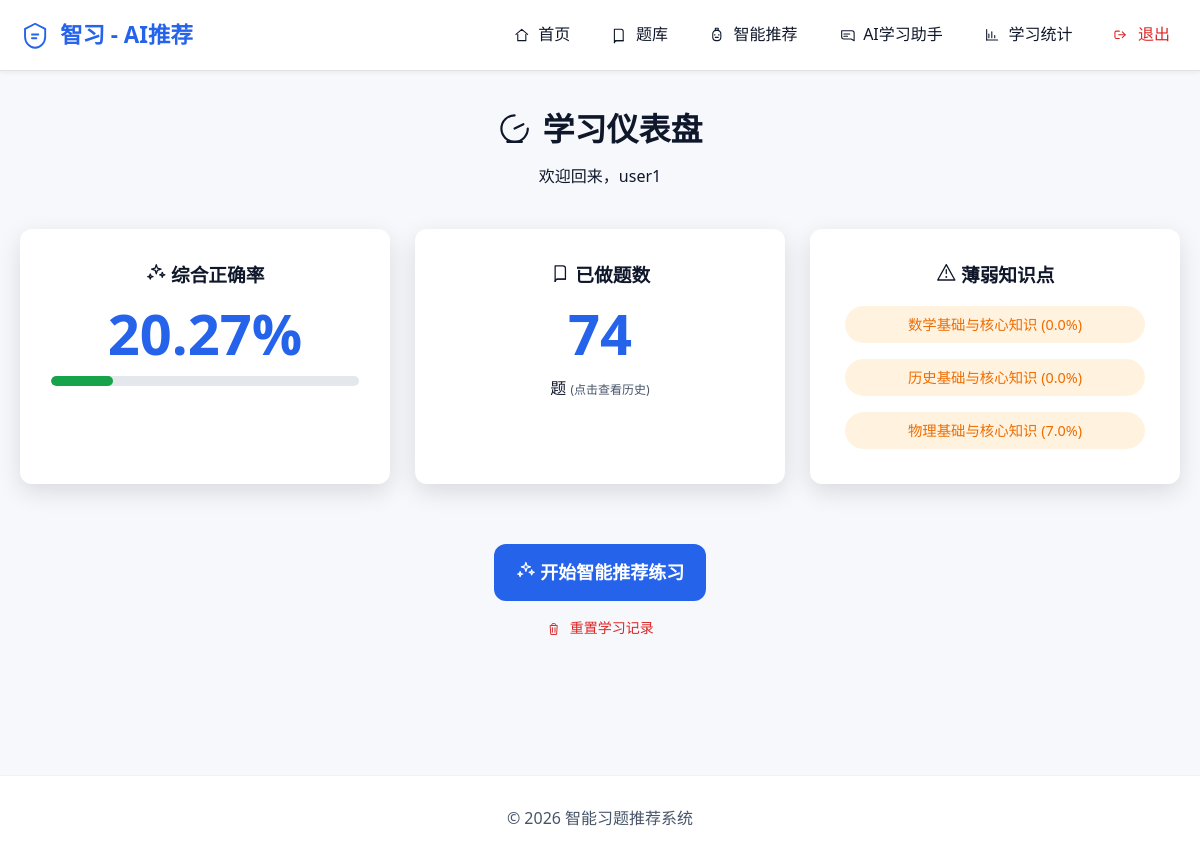
/ (signed in), run on the app's committed database.
### tables this page shows
CREATE TABLE users (
                        id INTEGER PRIMARY KEY AUTOINCREMENT,
                        username TEXT UNIQUE NOT NULL,
                        password TEXT NOT NULL,
                        role TEXT DEFAULT 'user' CHECK(role IN ('admin', 'user')),
                        created_at TEXT DEFAULT (datetime('now')),
                        updated_at TEXT DEFAULT (datetime('now')),
                        is_deleted INTEGER DEFAULT 0
                    );

CREATE TABLE user_records (
                        id INTEGER PRIMARY KEY AUTOINCREMENT,
                        user_id INTEGER NOT NULL REFERENCES users(id),
                        question_id INTEGER NOT NULL REFERENCES questions(id),
                        correct INTEGER NOT NULL,
                        time TEXT NOT NULL,
                        created_at TEXT DEFAULT (datetime('now'))
                    );

CREATE TABLE questions (
                        id INTEGER PRIMARY KEY AUTOINCREMENT,
                        question TEXT NOT NULL,
                        options TEXT NOT NULL,
                        answer TEXT NOT NULL,
                        knowledge TEXT,
                        difficulty TEXT,
                        subject TEXT,
                        grade TEXT,
                        is_deleted INTEGER DEFAULT 0,
                        created_at TEXT DEFAULT (datetime('now')),
                        updated_at TEXT DEFAULT (datetime('now')),
                        created_by INTEGER REFERENCES users(id)
                    );

### exam-recommend-system/app.py (the view)
@app.route('/')
def index():
    if 'username' not in session:
        return redirect(url_for('login'))
    username = session['username']
    user_data = get_db_user_data(username)
    if not user_data:
        session.clear()
        return redirect(url_for('login'))
    records = user_data['records']
    status = analyze_user_status(records)
    stats = user_data['stats']
    status['total_questions'] = stats['total_count']
    status['accuracy'] = stats['accuracy']
    return render_template('index.html', user=username, status=status)

### exam-recommend-system/app.py (called while the page is built)
@app.before_request
def before_request():
    if request.endpoint and request.endpoint.startswith('admin.'):
        return
    if request.endpoint and request.endpoint in ('login', 'register', 'static'):
        return
    if request.path.startswith('/api/'):
        return

def get_db_user_data(username):
    user = UserModel.find_by_username(username)
    if not user:
        return None
    records = UserRecordModel.get_user_records(user['id'], limit=10000)
    stats = UserRecordModel.get_user_stats(user['id'])
    return {
        'records': records,
        'stats': stats,
        'user': user
    }

### exam-recommend-system/db_config.py (called while the page is built)
    def _create_sqlite_connection(self):
        conn = sqlite3.connect(self.db_path, check_same_thread=False)
        conn.row_factory = sqlite3.Row
        conn.execute('PRAGMA foreign_keys = ON')
        conn.execute('PRAGMA journal_mode = WAL')
        conn.execute('PRAGMA busy_timeout = 5000')
        return conn

    def get_pool(self):
        if self._pool is None:
            self.init_pool()
        return self._pool

    @contextmanager
    def get_connection(self):
        pool = self.get_pool()
        conn = None
        try:
            if self.db_type == 'sqlite':
                conn = pool.get_connection()
            else:
                conn = pool.getconn()
            conn.autocommit = False
            yield conn
            conn.commit()
        except Exception as e:
            if conn:
                conn.rollback()
            raise
        finally:
            if conn:
                if self.db_type == 'sqlite':
                    conn.close()
                else:
                    pool.putconn(conn)

    def get_connection(self):
        with self._lock:
            if self._pool:
                return self._pool.pop()
            if len(self._pool) < self.max_conn:
                return self.factory()
            raise Exception("连接池已满")

### exam-recommend-system/models.py (called while the page is built)
def normalize_time_str(val):
    if val is None:
        return None
    if not isinstance(val, str):
        return val
    s = val.replace('T', ' ')
    if len(s) >= 19:
        return s[:19]
    return s

def normalize_dt_fields(d, fields):
    for f in fields:
        if f in d and d[f] is not None:
            d[f] = normalize_time_str(d[f])
    return d

def json_loads_default(val):
    if val is None:
        return []
    if isinstance(val, str):
        try:
            return json.loads(val)
        except:
            return []
    return val

### exam-recommend-system/templates/index.html
{% extends "base.html" %}
{% from "_icons.html" import icon %}
{% block content %}
<div class="dashboard-header">
    <h1>{{ icon('dashboard') }} 学习仪表盘</h1>
    <p>欢迎回来，{{ user }}</p>
</div>
<div class="card-grid">
    <div class="card stat-card">
        <h3>{{ icon('sparkles') }} 综合正确率</h3>
        <div class="stat-value">{{ status.accuracy }}%</div>
        <div class="progress-bar-container">
            <div class="progress-bar" style="width: {{ status.accuracy }}%"></div>
        </div>
    </div>
    <a class="card stat-card is-clickable" href="/history">
        <h3>{{ icon('book') }} 已做题数</h3>
        <div class="stat-value">{{ status.total_questions }}</div>
        <p>题 <span class="hint">(点击查看历史)</span></p>
    </a>
    <div class="card stat-card">
        <h3>{{ icon('warning') }} 薄弱知识点</h3>
        <div class="stack-sm">
            {% if status.weak_points %}
                {% for point in status.weak_points[:3] %}
                <span class="tag tag-warning">{{ point.knowledge }} ({{ (point.accuracy * 100)|round(0) }}%)</span>
                {% endfor %}
            {% else %}
                <p class="muted">暂无明显薄弱点</p>
            {% endif %}
        </div>
    </div>
</div>
<div class="center-actions">
    <a href="/recommend" class="btn-primary btn-lg">
        {{ icon('sparkles') }} 开始智能推荐练习
    </a>
</div>
<div class="center-actions-sm">
    <a href="/reset" onclick="return confirm('确定要清空所有学习记录吗？此操作不可撤销。')" class="link-danger">
        {{ icon('trash') }} 重置学习记录
    </a>
</div>
{% endblock %}

### exam-recommend-system/static/css/style.css (style rules this page uses)
:root { --color-brand: #2563EB; --color-brand-hover: #1D4ED8; --color-brand-soft: rgba(37, 99, 235, 0.10); --color-accent: #10B981; --color-bg: #F6F8FB; --color-surface: #FFFFFF; --color-surface-2: #F1F5F9; --color-text: #0F172A; --color-text-muted: #475569; --color-border: rgba(15, 23, 42, 0.12); --color-success: #16A34A; --color-warning: #D97706; --color-danger: #DC2626; --color-focus: rgba(37, 99, 235, 0.32); --font-sans: ui-sans-serif, system-ui, "Segoe UI", "Microsoft YaHei", Arial, sans-serif; --font-size-12: 12px; --font-size-14: 14px; --font-size-16: 16px; --font-size-18: 18px; --font-size-20: 20px; --font-size-24: 24px; --font-size-32: 32px; --line-compact: 1.35; --line-base: 1.6; --space-1: 4px; --space-2: 8px; --space-3: 12px; --space-4: 16px; --space-5: 20px; --space-6: 24px; --space-8: 32px; --space-10: 40px; --radius-1: 8px; --radius-2: 12px; --radius-3: 16px; --shadow-sm: 0 1px 2px rgba(2, 6, 23, 0.06), 0 1px 1px rgba(2, 6, 23, 0.04); --shadow-md: 0 8px 24px rgba(2, 6, 23, 0.12); --shadow-lg: 0 18px 50px rgba(2, 6, 23, 0.18); --transition-fast: 150ms ease-out; --transition-base: 220ms ease-out; --primary-color: var(--color-brand); --primary-hover: var(--color-brand-hover); --secondary-color: var(--color-bg); --text-color: var(--color-text); --text-light: var(--color-text-muted); --white: var(--color-surface); --success: var(--color-success); --warning: var(--color-warning); --danger: var(--color-danger); --shadow: var(--shadow-md); --radius: var(--radius-2); }
* { box-sizing: border-box; margin: 0; padding: 0; }
html { color-scheme: light dark; text-size-adjust: 100%; }
body { font-family: var(--font-sans); background-color: var(--color-bg); color: var(--color-text); line-height: var(--line-base); text-rendering: optimizeLegibility; }
.card { background: var(--white); border-radius: var(--radius); padding: 30px; box-shadow: var(--shadow); transition: transform var(--transition-base), box-shadow var(--transition-base), border-color var(--transition-base); margin-bottom: 20px; border: 1px solid transparent; }
.btn-primary { background: var(--primary-color); color: var(--white); border: none; padding: 12px 24px; border-radius: 8px; cursor: pointer; font-size: 16px; font-weight: 600; transition: transform var(--transition-fast), background-color var(--transition-fast), box-shadow var(--transition-fast), filter var(--transition-fast); text-decoration: none; display: inline-block; }
.btn-lg { padding: 14px 22px; font-size: var(--font-size-18); border-radius: 12px; }
.link-danger { color: var(--color-danger); text-decoration: none; font-size: var(--font-size-14); display: inline-flex; align-items: center; gap: 8px; }
.hint { font-size: var(--font-size-12); color: var(--color-text-muted); }
.stack-sm { margin-top: var(--space-3); display: grid; gap: var(--space-2); }
.center-actions { text-align: center; margin-top: var(--space-10); }
.center-actions-sm { text-align: center; margin-top: var(--space-4); }
.dashboard-header { text-align: center; margin-bottom: 40px; }
.dashboard-header h1 { font-size: 2rem; margin-bottom: 10px; display: inline-flex; align-items: center; justify-content: center; gap: 10px; }
.card-grid { display: grid; grid-template-columns: repeat(auto-fit, minmax(300px, 1fr)); gap: 25px; margin-bottom: 40px; }
.stat-card { text-align: center; padding: 30px; }
.is-clickable { cursor: pointer; text-decoration: none; color: inherit; display: block; }
.stat-value { font-size: 3.5rem; font-weight: 700; color: var(--primary-color); margin: 15px 0; line-height: 1; }
.progress-bar-container { background: #E4E7EB; border-radius: 10px; height: 10px; width: 100%; margin-top: 15px; overflow: hidden; }
.progress-bar { background: var(--success); height: 100%; border-radius: 10px; transition: width 1s ease; }
.tag { display: inline-block; padding: 6px 12px; border-radius: 20px; font-size: 0.9rem; margin: 4px; font-weight: 500; border: 1px solid transparent; }
.tag-warning { background: #fff3e0; color: #ef6c00; }

### data on the page
users: username "user1"
user_records: knowledge "数学基础与核心知识", accuracy "0.0"
user_records: knowledge "历史基础与核心知识", accuracy "0.0"
user_records: knowledge "物理基础与核心知识", accuracy "7.0"

### other printed values
{{ status.accuracy }} "20.27"
{{ status.total_questions }} "74"
